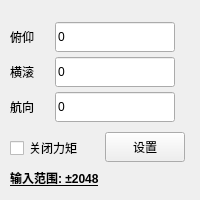
    <widget class="PanelItem" name="Page1_Pane7" native="true">
     <property name="geometry">
      <rect>
       <x>560</x>
       <y>0</y>
       <width>200</width>
       <height>200</height>
      </rect>
     </property>
     <property name="minimumSize">
      <size>
       <width>200</width>
       <height>200</height>
      </size>
     </property>
     <property name="maximumSize">
      <size>
       <width>200</width>
       <height>200</height>
      </size>
     </property>
     <widget class="QLabel" name="Page1_Pane7_Label1">
      <property name="geometry">
       <rect>
        <x>10</x>
        <y>22</y>
        <width>40</width>
        <height>30</height>
       </rect>
      </property>
      <property name="minimumSize">
       <size>
        <width>40</width>
        <height>30</height>
       </size>
      </property>
      <property name="maximumSize">
       <size>
        <width>40</width>
        <height>30</height>
       </size>
      </property>
      <property name="text">
       <string>俯仰</string>
      </property>
     </widget>
     <widget class="QLineEdit" name="Page1_Pane7_Pitch_lineEdit">
      <property name="enabled">
       <bool>true</bool>
      </property>
      <property name="geometry">
       <rect>
        <x>55</x>
        <y>22</y>
        <width>120</width>
        <height>30</height>
       </rect>
      </property>
      <property name="minimumSize">
       <size>
        <width>120</width>
        <height>30</height>
       </size>
      </property>
      <property name="maximumSize">
       <size>
        <width>120</width>
        <height>30</height>
       </size>
      </property>
      <property name="mouseTracking">
       <bool>true</bool>
      </property>
      <property name="focusPolicy">
       <enum>Qt::StrongFocus</enum>
      </property>
      <property name="text">
       <string>0</string>
      </property>
      <property name="echoMode">
       <enum>QLineEdit::Normal</enum>
      </property>
      <property name="readOnly">
       <bool>false</bool>
      </property>
      <property name="clearButtonEnabled">
       <bool>false</bool>
      </property>
     </widget>
     <widget class="QLabel" name="Page1_Pane7_Label2">
      <property name="geometry">
       <rect>
        <x>10</x>
        <y>57</y>
        <width>40</width>
        <height>30</height>
       </rect>
      </property>
      <property name="minimumSize">
       <size>
        <width>40</width>
        <height>30</height>
       </size>
      </property>
      <property name="maximumSize">
       <size>
        <width>40</width>
        <height>30</height>
       </size>
      </property>
      <property name="text">
       <string>横滚</string>
      </property>
     </widget>
     <widget class="QLineEdit" name="Page1_Pane7_Roll_lineEdit">
      <property name="geometry">
       <rect>
        <x>55</x>
        <y>57</y>
        <width>120</width>
        <height>30</height>
       </rect>
      </property>
      <property name="minimumSize">
       <size>
        <width>120</width>
        <height>30</height>
       </size>
      </property>
      <property name="maximumSize">
       <size>
        <width>120</width>
        <height>30</height>
       </size>
      </property>
      <property name="focusPolicy">
       <enum>Qt::StrongFocus</enum>
      </property>
      <property name="text">
       <string>0</string>
      </property>
      <property name="readOnly">
       <bool>false</bool>
      </property>
     </widget>
     <widget class="QLineEdit" name="Page1_Pane7_Yaw_lineEdit">
      <property name="geometry">
       <rect>
        <x>55</x>
        <y>92</y>
        <width>120</width>
        <height>30</height>
       </rect>
      </property>
      <property name="minimumSize">
       <size>
        <width>120</width>
        <height>30</height>
       </size>
      </property>
      <property name="maximumSize">
       <size>
        <width>120</width>
        <height>30</height>
       </size>
      </property>
      <property name="focusPolicy">
       <enum>Qt::StrongFocus</enum>
      </property>
      <property name="text">
       <string>0</string>
      </property>
      <property name="readOnly">
       <bool>false</bool>
      </property>
     </widget>
     <widget class="QLabel" name="Page1_Pane7_Label3">
      <property name="geometry">
       <rect>
        <x>10</x>
        <y>92</y>
        <width>40</width>
        <height>30</height>
       </rect>
      </property>
      <property name="minimumSize">
       <size>
        <width>40</width>
        <height>30</height>
       </size>
      </property>
      <property name="maximumSize">
       <size>
        <width>40</width>
        <height>30</height>
       </size>
      </property>
      <property name="text">
       <string>航向</string>
      </property>
     </widget>
     <widget class="QCheckBox" name="Page1_Pane7_CloseTorque_checkBox">
      <property name="geometry">
       <rect>
        <x>10</x>
        <y>138</y>
        <width>85</width>
        <height>20</height>
       </rect>
      </property>
      <property name="text">
       <string>关闭力矩</string>
      </property>
     </widget>
     <widget class="HoverFillButton" name="Page1_Pane7_SetValue_Btn">
      <property name="geometry">
       <rect>
        <x>105</x>
        <y>132</y>
        <width>80</width>
        <height>30</height>
       </rect>
      </property>
      <property name="minimumSize">
       <size>
        <width>80</width>
        <height>30</height>
       </size>
      </property>
      <property name="maximumSize">
       <size>
        <width>80</width>
        <height>30</height>
       </size>
      </property>
      <property name="text">
       <string>设置</string>
      </property>
     </widget>
     <widget class="QLabel" name="Page1_Pane7_Label4">
      <property name="geometry">
       <rect>
        <x>10</x>
        <y>170</y>
        <width>101</width>
        <height>16</height>
       </rect>
      </property>
      <property name="font">
       <font>
        <italic>false</italic>
        <bold>true</bold>
        <underline>true</underline>
       </font>
      </property>
      <property name="text">
       <string>输入范围: ±2048</string>
      </property>
     </widget>
    </widget>
